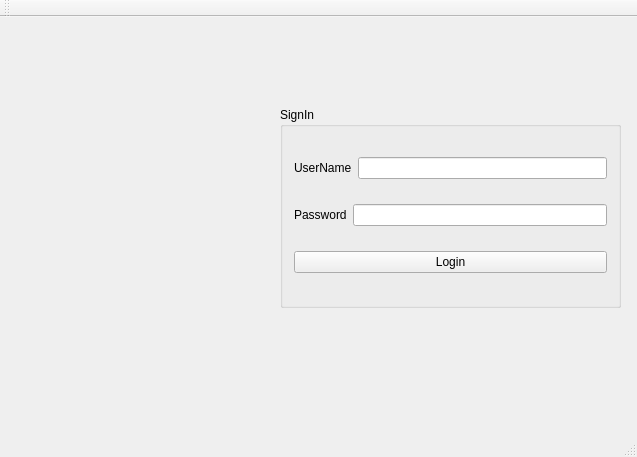
<?xml version="1.0" encoding="UTF-8"?>
<ui version="4.0">
 <class>MainWindow</class>
 <widget class="QMainWindow" name="MainWindow">
  <property name="geometry">
   <rect>
    <x>0</x>
    <y>0</y>
    <width>637</width>
    <height>457</height>
   </rect>
  </property>
  <property name="windowTitle">
   <string>MainWindow</string>
  </property>
  <widget class="QWidget" name="centralWidget">
   <widget class="QGroupBox" name="groupBox">
    <property name="geometry">
     <rect>
      <x>280</x>
      <y>90</y>
      <width>341</width>
      <height>201</height>
     </rect>
    </property>
    <property name="title">
     <string>SignIn</string>
    </property>
    <layout class="QVBoxLayout" name="verticalLayout">
     <item>
      <layout class="QHBoxLayout" name="horizontalLayout">
       <item>
        <widget class="QLabel" name="label">
         <property name="text">
          <string>UserName</string>
         </property>
        </widget>
       </item>
       <item>
        <widget class="QLineEdit" name="lineEdit"/>
       </item>
      </layout>
     </item>
     <item>
      <layout class="QHBoxLayout" name="horizontalLayout_2">
       <item>
        <widget class="QLabel" name="label_2">
         <property name="text">
          <string>Password</string>
         </property>
        </widget>
       </item>
       <item>
        <widget class="QLineEdit" name="lineEdit_2"/>
       </item>
      </layout>
     </item>
     <item>
      <widget class="QPushButton" name="pushButton">
       <property name="text">
        <string>Login</string>
       </property>
      </widget>
     </item>
    </layout>
   </widget>
  </widget>
  <widget class="QMenuBar" name="menuBar">
   <property name="geometry">
    <rect>
     <x>0</x>
     <y>0</y>
     <width>637</width>
     <height>26</height>
    </rect>
   </property>
  </widget>
  <widget class="QToolBar" name="mainToolBar">
   <attribute name="toolBarArea">
    <enum>TopToolBarArea</enum>
   </attribute>
   <attribute name="toolBarBreak">
    <bool>false</bool>
   </attribute>
  </widget>
  <widget class="QStatusBar" name="statusBar"/>
 </widget>
 <layoutdefault spacing="6" margin="11"/>
 <resources/>
 <connections/>
</ui>
